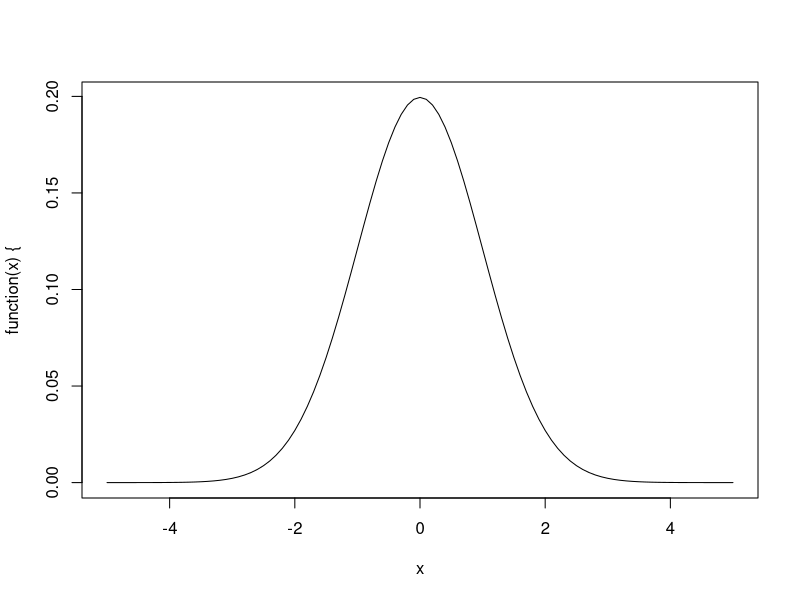
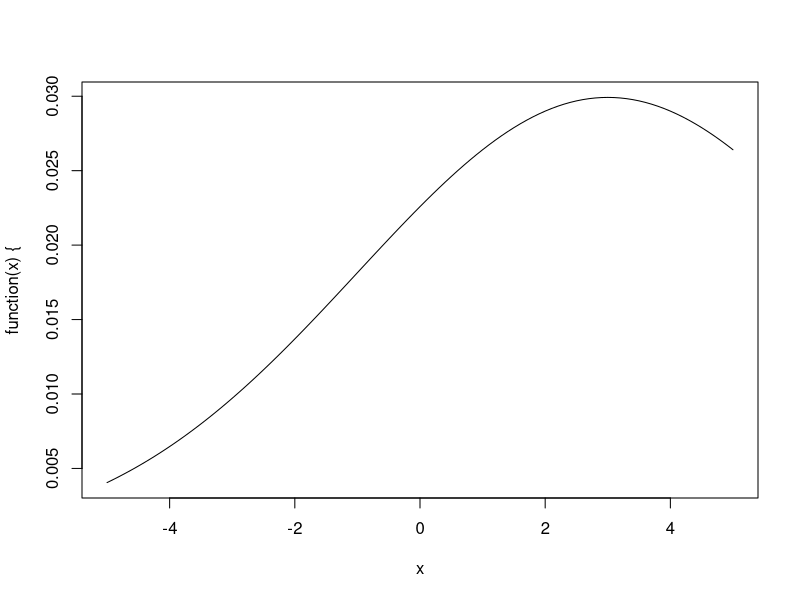
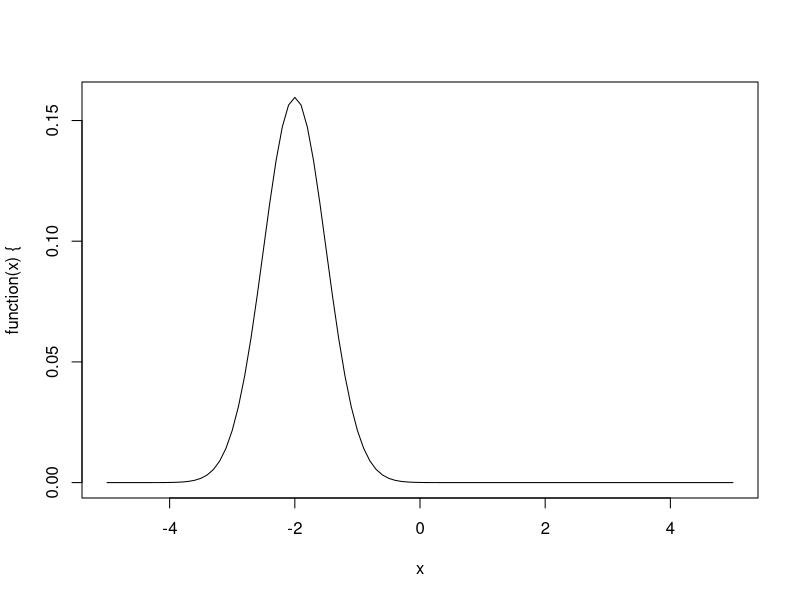
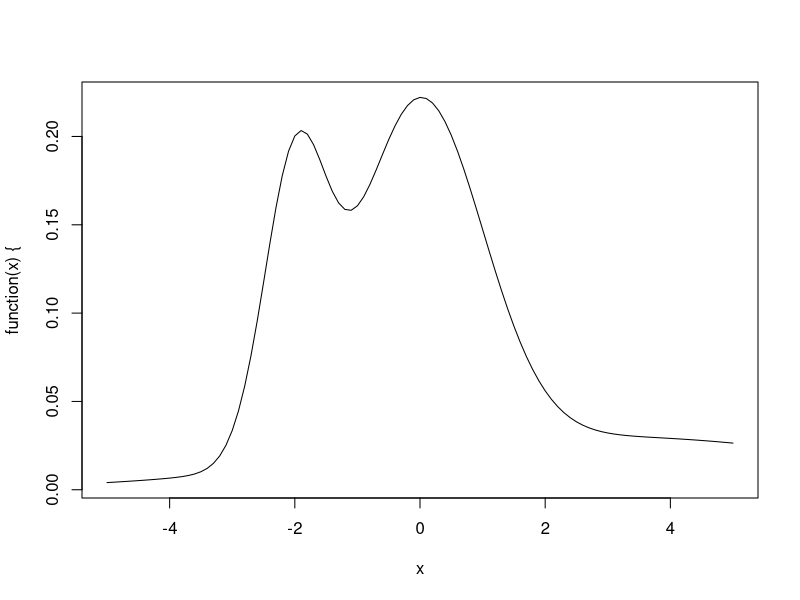
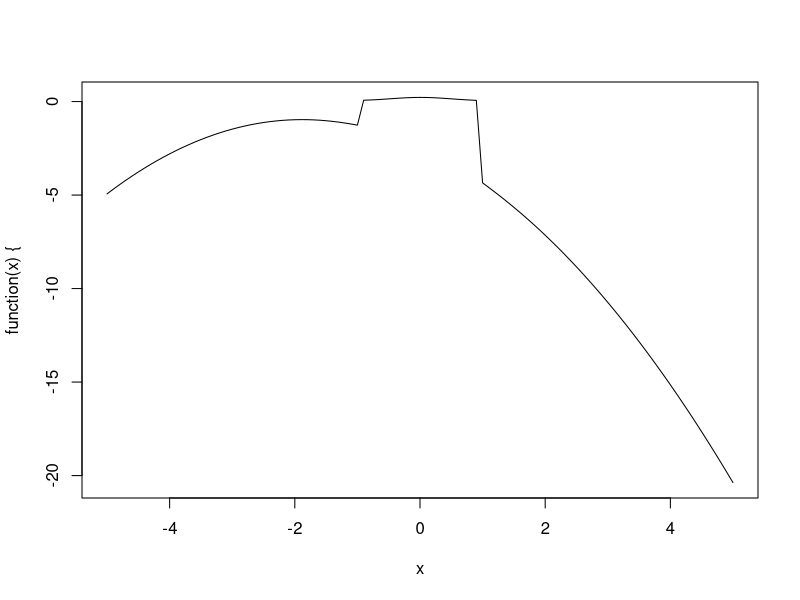

The R script that drew these images, in order:
P1=0.5
plot(function (x) { P1 * dnorm(x) }, -5, 5)

P2=0.3
plot(function (x) { P2 * dnorm(x, mean = 3, sd=4) }, -5, 5)

P3=0.2
plot(function (x) { P3 * dnorm(x, mean = -2, sd=0.5) }, -5, 5)

plot( function(x) {P1 * dnorm(x)} + {P2 * dnorm(x, mean = 3, sd=4)} + {P3 * dnorm(x, mean = -2, sd=0.5)}, -5, 5)

#niestety nie wiem jak wykonać to funckją anonimową
plot(function (x)
{ sapply(x, FUN = function(v) { P1 * dnorm(v, -v, 1)} + { P2 * dnorm(v, -v, mean = 3, sd = 4)} + { P3 * dnorm(v, -v, mean = -2, sd = 0.5)} ) }, -5, 5
)